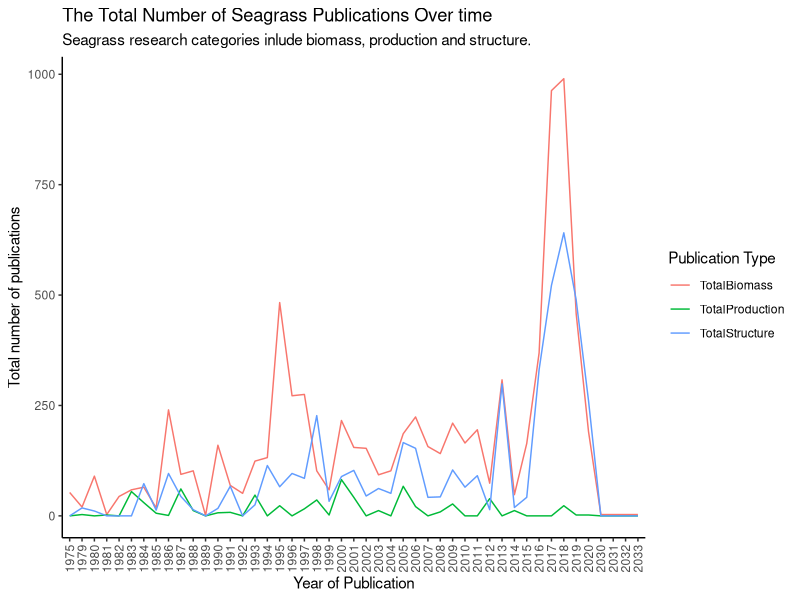
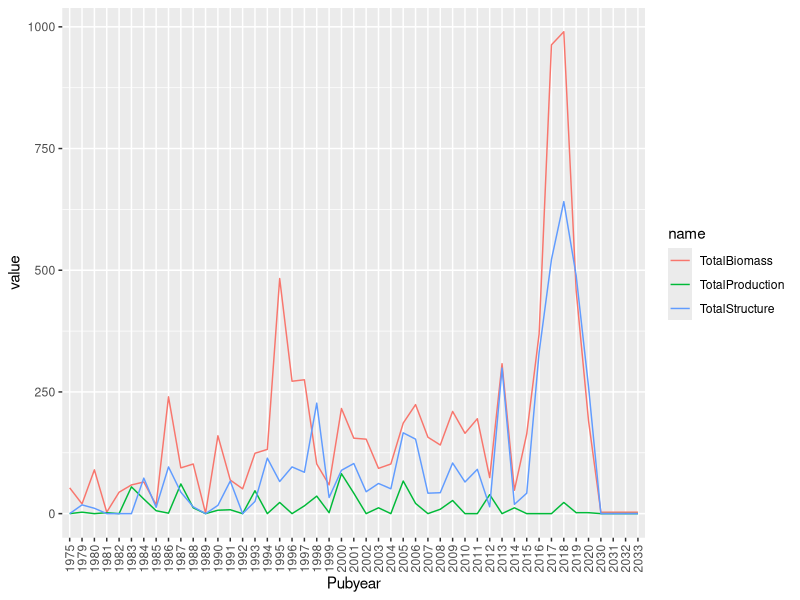

The R source for these figures, in order:
## ---- chunk 1
knitr::opts_chunk$set(echo = TRUE)
## ---- chunk 2
library(tidyverse)
## ---- chunk 3
seagrass<-read.csv("../data/SeagrassPubs.csv")
## ---- chunk 4
head(seagrass)
summary(seagrass)
glimpse(seagrass)
## ---- chunk 5
# Extract author and year from reference column and create new data frame with these two variables separated.
seagrass1 <- seagrass %>% 
  mutate(Author = str_extract(string = Reference, pattern = "(?<=,\\s).+"),
         PubYear = str_extract(string = Reference, pattern = "[0-9]+")) %>% 
  select(Author:PubYear)
# Combine the Column for publication year to the original data frame using cbind function.
Pubyear = seagrass1$PubYear
seagrass2 <- cbind(seagrass, Pubyear)
## ---- chunk 6
biomass<-seagrass2 %>% # Create new data frame and select which data frame to pull data from.
  group_by(Pubyear) %>% # Group publications by year.
  select(Pubyear, Seagr.biom.above.dm..g.m..2.) %>% # Select which 2 variables we are interested in using to tally.
   drop_na(Seagr.biom.above.dm..g.m..2.) %>% # Remove na values to only count the years with publications.
    tally()
colnames(biomass) <- c("Pubyear", "tally1")

biomass1<-seagrass2 %>% # Create new data frame and select which data frame to pull data from.
  group_by(Pubyear) %>%  # Group publications by year.
  select(Pubyear, Seagr.biom.below.dm..g.m..2.) %>% # Select which 2 variables we are interested in using to tally.
  drop_na(Seagr.biom.below.dm..g.m..2.) %>% # Remove na values to only count the years with publications.
    tally()
colnames(biomass1) <- c("Pubyear", "tally2")

biomass2<-seagrass2 %>% # Create new data frame and select which data frame to pull data from.
  group_by(Pubyear) %>%  # Group publications by year.
  select(Pubyear, Seagr.biom.tot.dm..g.m..2.) %>% # Select which 2 variables we are interested in using to tally.
  drop_na(Seagr.biom.tot.dm..g.m..2.) %>% # Remove na values to only count the years with publications.
    tally()
colnames(biomass2) <- c("Pubyear", "tally3")


# Organise data into one dataframe.

TBmass1 <- biomass %>%
  full_join(biomass1) # Combine tally columns for biomass and biomass1 into one dataframe.


TBmass2 <- TBmass1 %>%
  full_join(biomass2)  # Combine tally columns for TBmass1 and biomass2 into one dataframe. That puts all three tally columns into one dataframe.



TBmass2$tally1<-as.numeric(TBmass2$tally1) # Make tally1 numeric.
TBmass2$tally2<-as.numeric(TBmass2$tally2) # Make tally2 numeric.
TBmass2$tally3<-as.numeric(TBmass2$tally3) # Make tally3 numeric.

TBmass2[is.na(TBmass2)] <- 0 # Make all NA values equal 0

TBmass2$TotalBiomass<-rowSums(TBmass2[ , c("tally1", "tally2", "tally3")]) # Create new variable TotalBiomass that calculates the sum for each row for each publication year.

## ---- chunk 7
Structure1<-seagrass2 %>% # Create new data frame and select which data frame to pull data from.
  group_by(Pubyear) %>% # Group publications by year.
  select(Pubyear, Seagr.cov....) %>% # Select which 2 variables we are interested in using to tally.
   drop_na(Seagr.cov....) %>% # Remove na values to only count the years with publications.
    tally()
colnames(Structure1) <- c("Pubyear", "tally1")

Structure2<-seagrass2 %>% # Create new data frame and select which data frame to pull data from.
  group_by(Pubyear) %>%  # Group publications by year.
  select(Pubyear, Seagr.shoot.dens....m..2.) %>% # Select which 2 variables we are interested in using to tally.
  drop_na(Seagr.shoot.dens....m..2.) %>% # Remove na values to only count the years with publications.
    tally()
colnames(Structure2) <- c("Pubyear", "tally2")

Structure3<-seagrass2 %>% # Create new data frame and select which data frame to pull data from.
  group_by(Pubyear) %>%  # Group publications by year.
  select(Pubyear, Seagr.leaf.dens....m..2.) %>% # Select which 2 variables we are interested in using to tally.
  drop_na(Seagr.leaf.dens....m..2.) %>% # Remove na values to only count the years with publications.
    tally()
colnames(Structure3) <- c("Pubyear", "tally3")



# Organise data into one dataframe.

TStructure1 <- Structure1 %>%
  full_join(Structure2) # Combine tally columns for Structure1 and Structure2 into one dataframe.


TStructure2 <- TStructure1 %>%
  full_join(Structure3)  # Combine tally columns for TStructure1 and Structure3 into one dataframe. That puts all three tally columns into one dataframe.



TStructure2$tally1<-as.numeric(TStructure2$tally1) # Make tally1 numeric.
TStructure2$tally2<-as.numeric(TStructure2$tally2) # Make tally2 numeric.
TStructure2$tally3<-as.numeric(TStructure2$tally3) # Make tally3 numeric.

TStructure2[is.na(TStructure2)] <- 0 # Make all NA values equal 0

TStructure2$TotalStructure<-rowSums(TStructure2[ , c("tally1", "tally2", "tally3")]) # Create new variable TotalBiomass that calculates the sum for each row for each publication year.

## ---- chunk 8
Production1<-seagrass2 %>% #Create new data frame and select which data frame to pull data from.
  group_by(Pubyear) %>% # Group publications by year.
  select(Pubyear, Seagr.prod.above.dm..g.m..2.day.) %>% # Select which 2 variables we are interested in using to tally.
   drop_na(Seagr.prod.above.dm..g.m..2.day.) %>% # Remove na values to only count the years with publications.
    tally()
colnames(Production1) <- c("Pubyear", "tally1")

Production2<-seagrass2 %>% #Create new data frame and select which data frame to pull data from.
  group_by(Pubyear) %>%  # Group publications by year.
  select(Pubyear, Seagr.prod.below.dm..g.m..2.day.) %>% # Select which 2 variables we are interested in using to tally.
  drop_na(Seagr.prod.below.dm..g.m..2.day.) %>% # Remove na values to only count the years with publications.
    tally()
colnames(Production2) <- c("Pubyear", "tally2")

Production3<-seagrass2 %>% #Create new data frame and select which data frame to pull data from.
  group_by(Pubyear) %>%  # Group publications by year.
  select(Pubyear, Seagr.prod.total.dm..g.m..2.day.) %>% # Select which 2 variables we are interested in using to tally.
  drop_na(Seagr.prod.total.dm..g.m..2.day.) %>% # Remove na values to only count the years with publications.
    tally()
colnames(Production3) <- c("Pubyear", "tally3")




# Organise data into one dataframe.

TProduction1 <- Production1 %>%
  full_join(Production2) # Combine tally columns for Structure1 and Structure2 into one dataframe.


TProduction2 <- TProduction1 %>%
  full_join(Production3)  # Combine tally columns for TStructure1 and Structure3 into one dataframe. That puts all three tally columns into one dataframe.



TProduction2$tally1<-as.numeric(TProduction2$tally1) # Make tally1 numeric.
TProduction2$tally2<-as.numeric(TProduction2$tally2) # Make tally2 numeric.
TProduction2$tally3<-as.numeric(TProduction2$tally3) # Make tally3 numeric.

TProduction2[is.na(TProduction2)] <- 0 # Make all NA values equal 0

TProduction2$TotalProduction<-rowSums(TProduction2[ , c("tally1", "tally2", "tally3")]) # Create new variable TotalBiomass that calculates the sum for each row for each publication year.


## ---- chunk 9

df_new <- 
  left_join(TBmass2, TStructure2, by = 'Pubyear') %>% 
  mutate(Pubyear = replace_na(Pubyear, 0))

df_new2 <- 
  left_join(df_new, TProduction2, by = 'Pubyear') %>% 
  mutate(Pubyear = replace_na(Pubyear, 0))

summary(df_new2)


# Remove unwanted variables.
df_new2 <- subset(df_new2, select = -(tally1))
df_new2 <- subset(df_new2, select = -(tally2))
df_new2 <- subset(df_new2, select = -(tally3))
df_new2 <- subset(df_new2, select = -(tally1.x))
df_new2 <- subset(df_new2, select = -(tally1.y))
df_new2 <- subset(df_new2, select = -(tally2.x))
df_new2 <- subset(df_new2, select = -(tally2.y))
df_new2 <- subset(df_new2, select = -(tally3.x))
df_new2 <- subset(df_new2, select = -(tally3.y))

TotalData <- df_new2
TotalData[is.na(TotalData)] <- 0 # Make all NA values equal 0

summary(TotalData)
view(TotalData)
## ---- chunk 10
FinalData <- TotalData |> 
  pivot_longer(
    cols = TotalBiomass:TotalProduction,
    names_to = "PublicationType",
    values_to = "value"
  )
## ---- chunk 11

ggplot(FinalData, aes(x = Pubyear, y = value, group = PublicationType, colour = PublicationType)) + 
  geom_line() +
  theme_classic() +
  labs(
    title = "The Total Number of Seagrass Publications Over time", # Label title.
    subtitle = "Seagrass research categories inlude biomass, production and structure.", # Create a subtitle.
    x = "Year of Publication", y = "Total number of publications", # Create axes labels.
    color = "Publication Type" # Adjust legend title.
  ) +
  theme(axis.text.x = element_text(angle = 90, vjust = 0.5, hjust=1)) +
 scale_fill_discrete(labels=c('Biomass', 'Production', 'Structure')) 

 


## ---- chunk 12
TotalData %>%
  pivot_longer(cols = -Pubyear) %>%
  ggplot(aes(x = Pubyear, y = value, group = name, color = name)) + 
  geom_line() +
  theme(axis.text.x = element_text(angle = 90, vjust = 0.5, hjust=1))

            
